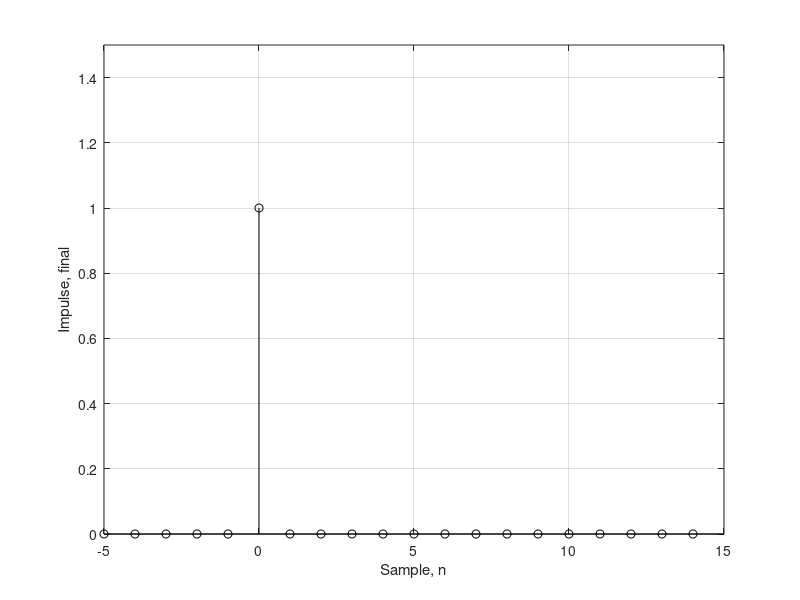
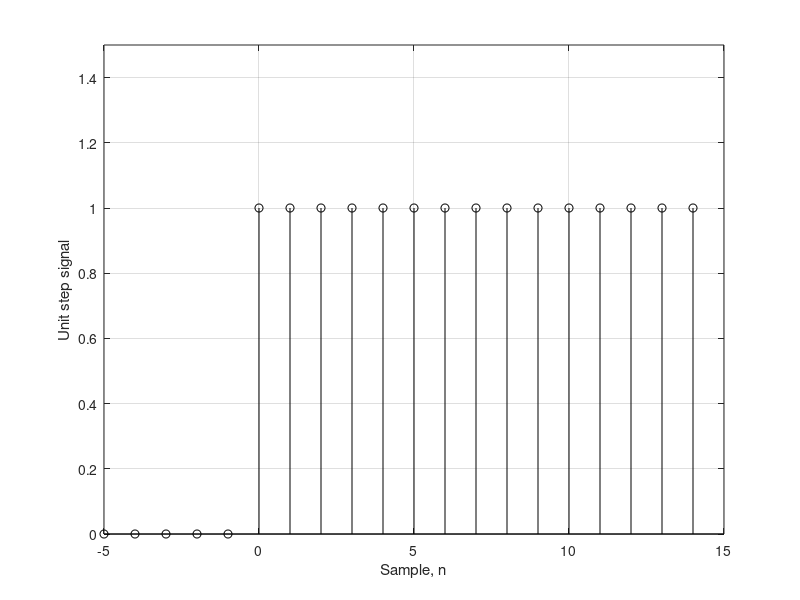
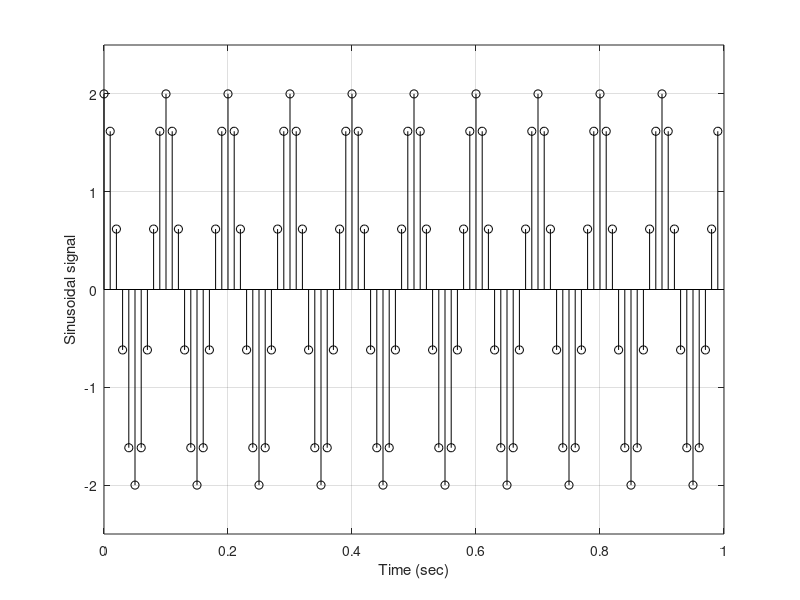

MATLAB code for these plots, in order:

% 임펄스 신호
% ==> 시간이 0일때만 값을 갖는다.

n = -5:14; % -5 ~ 14까지 1 단위로 생성...

impulse = zeros(length(n), 1); %
impulse(find(n==0)) = 1;

figure;stem(n, impulse, 'k')
grid on
xlabel('Sample, n')
ylabel('Impulse, final')
axis([-5 15 0 1.5])

% 단위 계단 신호

% ==> 시간이 0보다 클 때 1의 값을 갖는다.

# 20개 샘플의 단위 계단 신호 ( -5 <= n < 15)

n = -5:14;
unitstep = zeros(length(n), 1);
unitstep(find(n>=0)) = 1;

figure;stem(n, unitstep, 'k')
grid on
xlabel('Sample, n')
ylabel('Unit step signal')
axis([-5 15 0 1.5])

% 표본화 시간 공간 선언
% 이 내용 중요, 다른 곳에서 많이 쓰인다.

fs = 100; % 1초 동안 샘플링 하는 횟수 (샘플링 레이트 100Hz)
Ts = 1/fs; % 샘플링 주기 1/100 sec

t = 0:Ts:1-Ts; % 0 <= t < 1

A = 2; % 진폭
f0 = 10; % 정현파 주파수
phi = 0; % 초기 위상(Phase)

sig = A*cos(2*pi*f0*t + phi);

figure; stem(t, sig,'k')
grid on
xlabel('Time (sec)')
ylabel('Sinusoidal signal')
axis([0 1 -2.5 2.5])

% cos신호인지 sin신호인지 잘 모름...
%
